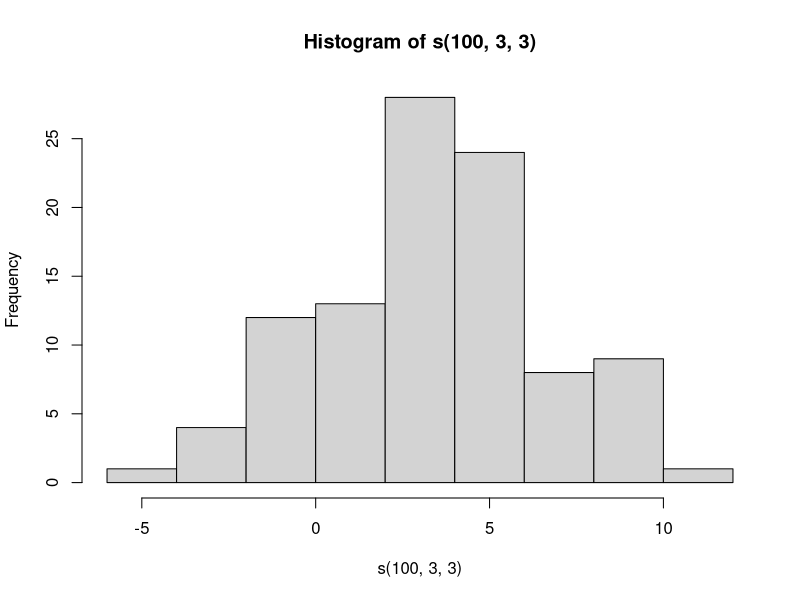

This figure's R source:
# Vector
x <- vector("character",10)
x1 <- 1:4
x2 <- c(1,2,3,4)
x3 <- c(TRUE,10,"a")
x4 <- c("a","b","c")
as.numeric(x4)
as.logical()
as.character()
class(x1)
names(x1) <- c("a","b","c","d")

# Matrix
x <- matrix(1:6,nrow = 3,ncol = 2)
dim(x)
attributes(x)
y <- 1:6
dim(y) <- c(3,2)
rbind(y,x)
cbind(x,y)

#Array
x <- array(1:24,dim = c(4,6))
x1 <- array(1:24,dim = c(2,3,4))

#List 
l <- list("duan",10,TRUE)
l2 <- list(a=1,b=2,c=3)
x <- matrix(1:6,2,3)
dimnames(x) <- list(c("a","b"),c("c","d","e"))

#Factoe
x <- factor(c("female","female","male","male","female"))
x <- factor(c("female","female","male","male","female"),levels = c("male","female"))
table(x)
class(unclass(x))

#Missing value
x <- c(1,NA,2,NaN)
is.na(x)
is.nan(x)

#Data frame
df <- data.frame(id = c(1,2,3,4),name = c("a","b","c","d"),gender = c(TRUE,FALSE,TRUE,TRUE))
nrow(df)
ncol(df)

#Date and time
x <- date()
class(x)
x2 <- Sys.Date()
x3 <- as.Date("2014-10-11")
weekdays(x3)
months(x3)
quarters(x3)
julian(x3)
x4 <- as.Date("1999-05-24")
x2-x4

#Subsetting List
x <- list(id= 1:4,height = 170,gender = "male")
x[1]
x[[1]]
x$height
x[c(1,2)]
y <- "id"
x[["id"]]
x[[y]]

#Missing value
x <- c(1,NA,2,NA)
is.na(x)
x[!is.na(x)]
y <- c(NA,2,3,NA)
z <- complete.cases(x,y)
x[z]
y[z]

#example
library(datasets)
head(airquality)
g <- complete.cases(airquality)
airquality[g,][1:10,]
airquality[g,]

#Vectorized
x <- 1:5
y <- 6:10
x + y
x/y
x*y
x <- matrix(1:4,2,2)
y <- matrix(rep(2,4),2,2)
x*y
x/y
x %*% y

#lapply
str(lapply)
x <- list(a = 1:10,b=c(11,21,31,41,51))
lapply(x, mean)
x <- 1:4
lapply(x,runif,0,100)

x <- list(a = matrix(1:6,2,3),b = matrix(4:7,2,2))
lapply(x,function(a) a[1,])

#sapply
x <- list(a = 1:10,b=c(11,21,31,41,51))
z <- sapply(x, mean)

#apply
x <- matrix(1:16,4,4)
apply(x,2,mean)
rowSums(x)
colMeans(x)
x <- matrix(rnorm(100),10,10)
apply(x,1,quantile,probs=c(0.25,0.75))
x <- array(rnorm(2*3*4),c(2,3,4))
apply(x,c(1,2),mean)
apply(x,c(1,3),mean)

#mapply
x <- list(rep(1,4),rep(2,3),rep(3,2),rep(4,1))
mapply(rep,1:4,4:1)

s <- function(n,mean,std){
  rnorm(n,mean,std)
}
hist(s(100,3,3))
mapply(s, 1:5, 5:1, 2)

#tapply
str(tapply)
x <- c(rnorm(5), runif(5), rnorm(5,1))    
f <- gl(3,5)

tapply(x,f,mean,simplify = T)

#split
x <- c(rnorm(5), runif(5), rnorm(5,1))
f <- gl(3,5)
split(x,f)
sapply(split(x,f), mean)
head(airquality)
s <- split(airquality,airquality$Month)
table(airquality$Month)
lapply(s, function(x) colMeans(x[,c("Ozone", "Wind", "Temp")]))

sapply(s, function(x) colMeans(x[,c("Ozone", "Wind", "Temp")],na.rm = TRUE))

#sort and order
x <- data.frame(v1 = 1:5, v2 = c(10,7,9,6,8), v3 = 11:15, v4 = c(1,1,2,2,1))
sort(x$v2)
sort(x$v2, decreasing = TRUE)

order(x$v2)
x[order(x$v2),]
x[order(x$v4,x$v3,decreasing = TRUE),]

#sumarize data
head(airquality,10)
tail(airquality,20)
str(head)

summary(airquality)
str(airquality)

table(airquality$Ozone, useNA = "ifany")
table(airquality$Month, airquality$Day)
any(is.na(airquality$Ozone))
sum(is.na(airquality$Ozone))
all(airquality$Month<12)

titanic <- as.data.frame(Titanic)
head(titanic)
dim(titanic)
tail(titanic)
summary(titanic)

x<-xtabs(Freq~Class + Age, data = titanic)
ftable(x)
print(object.size(airquality), units = "Kb")

